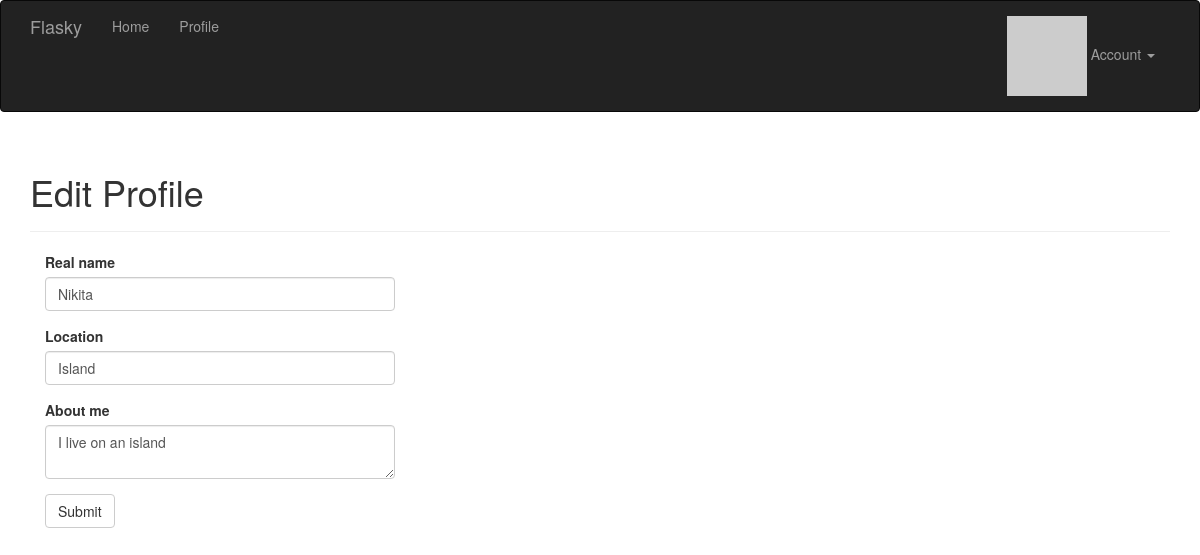
Page /edit-profile (signed in) on the committed database.
### app/models.py (models this page shows, shortened)
class User(UserMixin, db.Model):
    __tablename__ = 'users'
    id = db.Column(db.Integer, primary_key=True)
    email = db.Column(db.String(64), unique=True, index=True)
    username = db.Column(db.String(64), unique=True, index=True)
    role_id = db.Column(db.Integer, db.ForeignKey('roles.id'))
    password_hash = db.Column(db.String(128))
    confirmed = db.Column(db.Boolean, default=False)
    avatar_hash = db.Column(db.String(32))
    name = db.Column(db.String(64))
    location = db.Column(db.String(64))
    about_me = db.Column(db.Text())
    member_since = db.Column(db.DateTime(), default=datetime.utcnow())
    last_seen = db.Column(db.DateTime(), default=datetime.utcnow())
    posts = db.relationship('Post', backref='author', lazy='dynamic')
    def ping(self):
        self.last_seen = datetime.utcnow()
        db.session.add(self)
    def gravatar(self, size=100, default='retro', rating='g'):
        if request.is_secure:
            url = 'https://secure.gravatar.com/avatar'
        else:
            url = 'http://www.gravatar.com/avatar'
        hash = hashlib.md5(self.email.encode('utf-8')).hexdigest()
        return '{url}/{hash}?s={size}&d={default}&r={rating}'.format(
            url=url, hash=hash, size=size, default=default, rating=rating)
    @property
    def password(self):
        raise AttributeError('password is not a readable attribute')

### app/main/views.py (the view, shortened to what this page needs)
@main.route('/edit-profile', methods=['GET', 'POST'])
@login_required
def edit_profile():
    form = EditProfileForm()
    form.name.data = current_user.name
    form.location.data = current_user.location
    form.about_me.data = current_user.about_me
    return render_template('edit_profile.html', form=form)

### app/main/forms.py
class EditProfileForm(FlaskForm):
    name = StringField('Real name', validators=[Length(0, 64)])
    location = location = StringField('Location', validators=[Length(0, 64)])
    about_me = TextAreaField('About me')
    submit = SubmitField('Submit')

### app/auth/views.py (called while the page is built)
@auth.before_app_request
def before_request():
    if current_user.is_authenticated:
        current_user.ping()
        if not current_user.confirmed \
                and request.endpoint \
                and request.blueprint != 'auth' \
                and request.endpoint != 'static':
            return redirect(url_for('auth.unconfirmed'))

### app/main/__init__.py (called while the page is built)
@main.app_context_processor
def inject_permissions():
    return dict(Permission=Permission)

### app/models.py (called while the page is built)
@login_manager.user_loader
def load_user(user_id):
    return User.query.get(int(user_id))

### app/templates/edit_profile.html (shortened to what this page needs)
{% extends "base.html" %}
{% import "bootstrap/wtf.html" as wtf %}
{% block page_content %}
<div class="page-header">
    <h1>Edit Profile</h1>
</div>
<div class="col-md-4">
    {{ wtf.quick_form(form) }}
</div>
{% endblock %}

### rows in the picture
User: name "Nikita", location "Island", about_me "I live on an island"
